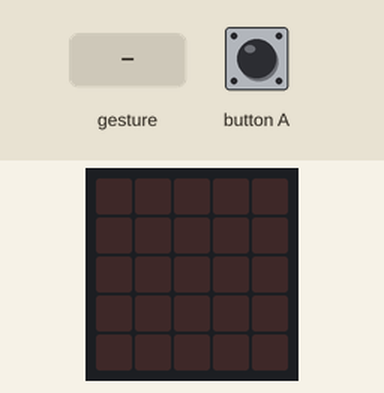
Simulated run of this program. Board: BBC micro:bit (MakeCode). Shown: the board's 5×5 LED display. The test bench sets the inputs (shaded band). Random numbers come from a fixed seed; a tilt is held for 1.5 s and a shake lasts 1 s, then the board lies face up again.

Above: at 1.2 s.
1.3 s: gesture 'shake'
At 2.7 s:
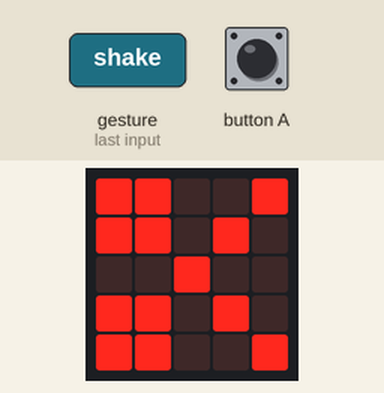
3.0 s: button A pressed for 0.15 s
At 3.5 s:
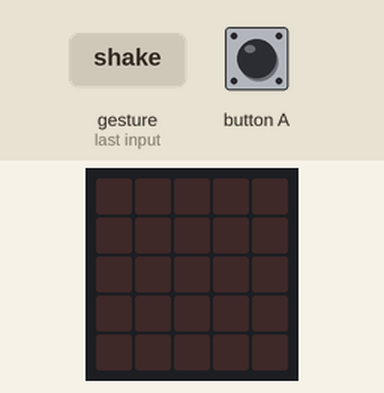
4.6 s: gesture 'shake'
At 5.4 s:
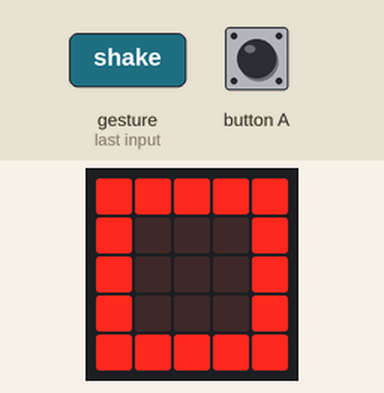
Timing chart, 0 to 7.6 s (numbered marks = the images above; inputs shaded):
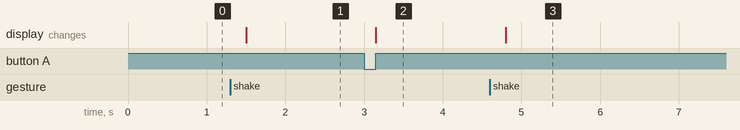

Measured:
- after the input at 1.3 s, the display: changes after 0.20 s (image 1)
- after the input at 3.0 s, the display: changes after 0.15 s (image 2)
- after the input at 4.6 s, the display: changes after 0.20 s (image 3)

The program:

main.ts
```typescript
let rsp = 0
input.onGesture(Gesture.Shake, function () {
    rsp = randint(0, 2)
    if (rsp == 0) {
        basic.showIcon(IconNames.Scissors)
    } else if (rsp == 1) {
    	basic.showIcon(IconNames.Diamond)
    } else if (rsp == 2) {
    	basic.showIcon(IconNames.Square)
    } else {
        basic.clearScreen()
    }
})

input.onButtonPressed(Button.A, function() {
    basic.clearScreen()
})

basic.forever(function () {

})
```

test.ts
```typescript
// 테스트는 여기로 이동합니다; 이 패키지가 확장으로 사용될 때 컴파일되지 않을 것 입니다.
```
